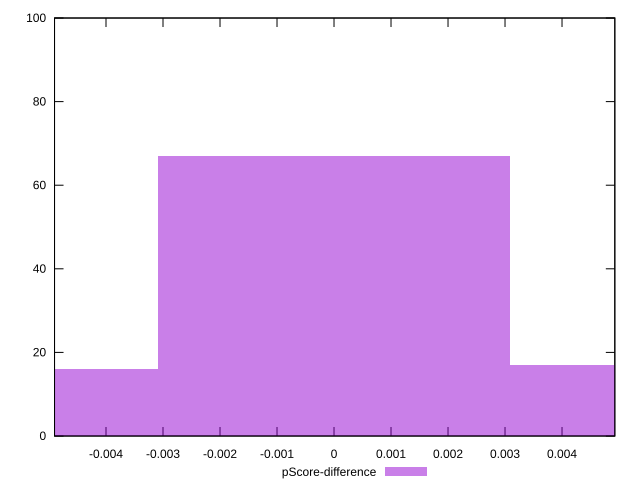

Source code (gnuplot):
reset

$pScoreDifference <<EOF
0.00616598786602561 17
0 67
-0.00616598786602561 16
EOF

set key outside below
set boxwidth 0.00616598786602561
set xrange [-0.004902951227321928:0.004926237899893382]
set yrange [0:100]
set trange [0:100]
set style fill transparent solid 0.5 noborder
set terminal svg size 640, 490 enhanced background rgb 'white'
set output "reprap/speed-index/samples/pages+cached+noexternal+nomedia+nocss+nojs/pScore-difference/histogram.svg"

plot $pScoreDifference title "pScore-difference" with boxes

reset
